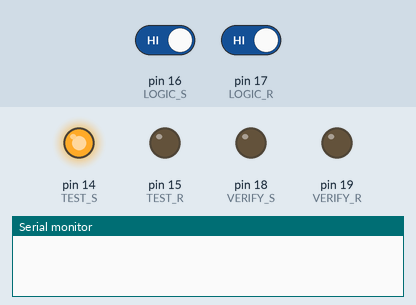
The sketch below on a simulated Arduino Nano, built with avr-gcc and run on an emulated ATmega328P. Parts: output pins drawn as LEDs (lit = HIGH), the last lines printed to the serial monitor. The test bench sets the inputs (shaded band); at power-on: pin 16 (LOGIC_S) HIGH, pin 17 (LOGIC_R) HIGH.

Above: at 6.8 s.
6.9 s: pin 16 (LOGIC_S) driven LOW
At 9.8 s:
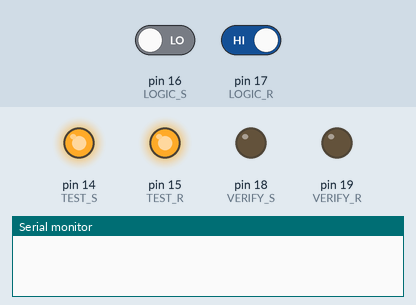
13.5 s: pin 16 (LOGIC_S) driven HIGH
At 21.1 s:
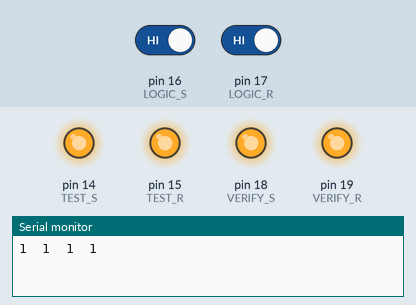
21.2 s: pin 16 (LOGIC_S) driven LOW
At 28.2 s:
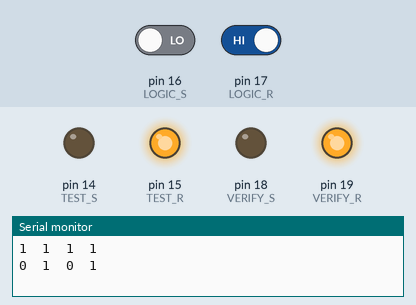
28.5 s: pin 17 (LOGIC_R) driven LOW
At 36.1 s:
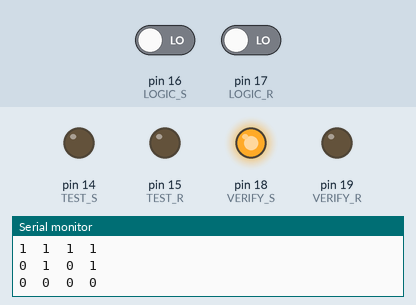
36.2 s: pin 17 (LOGIC_R) driven HIGH
At 43.2 s:
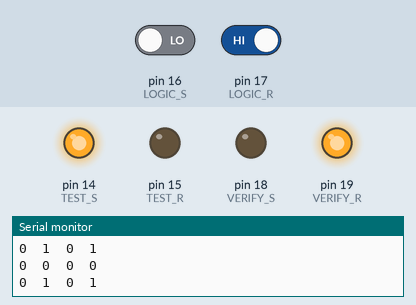
43.5 s: pin 17 (LOGIC_R) driven LOW
At 51.4 s:
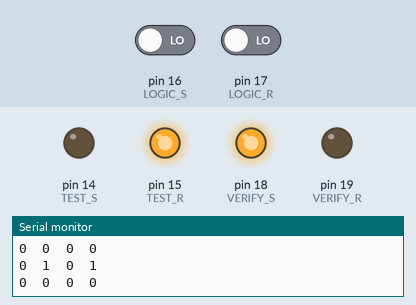
Timing chart, 0 to 58.5 s (numbered marks = the images above; inputs shaded):
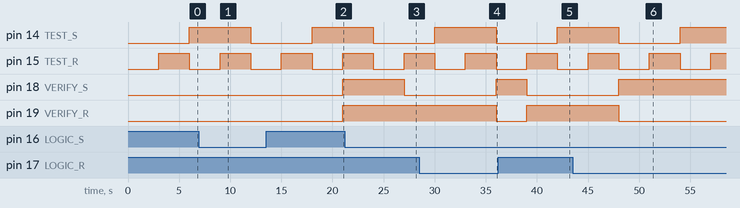

Measured:
- after the input at 6.9 s, pin 18 (VERIFY_S), pin 19 (VERIFY_R): stays LOW (without the input it goes to HIGH after 2.1 s)
- after the input at 13.5 s, pin 18 (VERIFY_S): LOW → HIGH after 7.5 s; pin 19 (VERIFY_R): LOW → HIGH after 7.5 s instead of 1.5 s
- after the input at 21.2 s, pin 18 (VERIFY_S): HIGH → LOW after 5.8 s
- after the input at 28.5 s, pin 18 (VERIFY_S): LOW → HIGH after 7.5 s; pin 19 (VERIFY_R): HIGH → LOW after 7.5 s
- after the input at 36.2 s, pin 18 (VERIFY_S): HIGH → LOW after 2.8 s; pin 19 (VERIFY_R): LOW → HIGH after 2.8 s
- after the input at 43.5 s, pin 18 (VERIFY_S): LOW → HIGH after 4.5 s; pin 19 (VERIFY_R): HIGH → LOW after 4.5 s
- by itself, pin 15 (TEST_R): alternates HIGH for 3.0 s and LOW for 3.0 s

The sketch:

Logic_Lab_2_Bistable_SR_Latch_sketch.ino
```cpp
// Title: Lab-1 XOR Gate_V3
// Description:
// Code to programme Arduino NANO 33 IoT and perform the following:
//
// - Output the values to the input pin(s) of latch via designated TEST pin(s)
// - Read the output of the latch via chosen LOGIC pin
// - Send a signal to the output

// Author: Kenneth Johnson
// Date: 09/10/2022


#define TEST_S 14 //output
#define TEST_R 15 //output
#define LOGIC_S 16 //input
#define LOGIC_R 17 //input
#define VERIFY_S 18 //output
#define VERIFY_R 19 //output

void setup() {
  Serial.begin(9600); //initialise serial communication at 9600 bits per second
  pinMode (TEST_S, OUTPUT); //set pin to output
  pinMode (TEST_R, OUTPUT); //set pin to output
  pinMode (LOGIC_S, INPUT); //set pin to input
  pinMode (LOGIC_R, INPUT); //set pin to input
  pinMode (VERIFY_S, OUTPUT); //set pin to output
  pinMode (VERIFY_R, OUTPUT); //set pin to output
}


//loop routine
void loop() {

    digitalWrite(TEST_S, LOW); //set pin 14 to 0
    digitalWrite(TEST_R, LOW); //set pin 15 to 0
    int LOGICstate_TA = digitalRead(TEST_S);
    int LOGICstate_TB = digitalRead(TEST_R);
    int LOGICstate_A = digitalRead(LOGIC_S); // read logic state and store in variable
    int LOGICstate_B = digitalRead(LOGIC_R);
    if(LOGICstate_A == LOW && LOGICstate_B == LOW){ //if logic state is 0
      digitalWrite(VERIFY_S, HIGH); //set verification pin to 1
      digitalWrite(VERIFY_R, LOW); //set verification pin to 0
      Serial.print(LOGICstate_TA);
      Serial.print("\t");
      Serial.print(LOGICstate_TB);
      Serial.print("\t");
      Serial.print(LOGICstate_A); //print the logic state to serial monitor
      Serial.print("\t");
      Serial.print(LOGICstate_B);
      Serial.println();
    }


    delay(3000); //delay by approx 3 seconds before proceeding

    digitalWrite(TEST_S, LOW); //set pin 14 to 0
    digitalWrite(TEST_R, HIGH); //set pin 15 to 0
    int LOGICstate_TC = digitalRead(TEST_S);
    int LOGICstate_TD = digitalRead(TEST_R);
    int LOGICstate_C = digitalRead(LOGIC_S); // read logic state and store in variable
    int LOGICstate_D = digitalRead(LOGIC_R);
    if(LOGICstate_C == LOW && LOGICstate_D == HIGH){ //if logic state is 0
      digitalWrite(VERIFY_S, LOW); //set verification pin to 1
      digitalWrite(VERIFY_R, HIGH); //set verification pin to 0
      Serial.print(LOGICstate_TC);
      Serial.print("\t");
      Serial.print(LOGICstate_TD);
      Serial.print("\t");
      Serial.print(LOGICstate_C); //print the logic state to serial monitor
      Serial.print("\t");
      Serial.print(LOGICstate_D);
      Serial.println();
    }


    delay(3000); //delay by approx 3 seconds before proceeding

    digitalWrite(TEST_S, HIGH); //set pin 14 to 0
    digitalWrite(TEST_R, LOW); //set pin 15 to 0
    int LOGICstate_TE = digitalRead(TEST_S);
    int LOGICstate_TF = digitalRead(TEST_R);
    int LOGICstate_E = digitalRead(LOGIC_S); // read logic state and store in variable
    int LOGICstate_F = digitalRead(LOGIC_R);
    if(LOGICstate_E == HIGH && LOGICstate_F == LOW){ //if logic state is 0
      digitalWrite(VERIFY_S, HIGH); //set verification pin to 1
      digitalWrite(VERIFY_R, LOW); //set verification pin to 0
      Serial.print(LOGICstate_TE);
      Serial.print("\t");
      Serial.print(LOGICstate_TF);
      Serial.print("\t");
      Serial.print(LOGICstate_E); //print the logic state to serial monitor
      Serial.print("\t");
      Serial.print(LOGICstate_F);
      Serial.println();
    }

    delay(3000); //delay by approx 3 seconds before proceeding

    digitalWrite(TEST_S, HIGH); //set pin 14 to 0
    digitalWrite(TEST_R, HIGH); //set pin 15 to 0
    int LOGICstate_TG = digitalRead(TEST_S);
    int LOGICstate_TH = digitalRead(TEST_R);
    int LOGICstate_G = digitalRead(LOGIC_S); // read logic state and store in variable
    int LOGICstate_H = digitalRead(LOGIC_R);
    if(LOGICstate_G == HIGH && LOGICstate_H == HIGH){ //if logic state is 0
      digitalWrite(VERIFY_S, HIGH); //set verification pin to 1
      digitalWrite(VERIFY_R, HIGH); //set verification pin to 0
      Serial.print(LOGICstate_TG);
      Serial.print("\t");
      Serial.print(LOGICstate_TH);
      Serial.print("\t");
      Serial.print(LOGICstate_G); //print the logic state to serial monitor
      Serial.print("\t");
      Serial.print(LOGICstate_H);
      Serial.println();
    }

    delay(3000); //delay by approx 3 seconds before proceeding


  }
```
